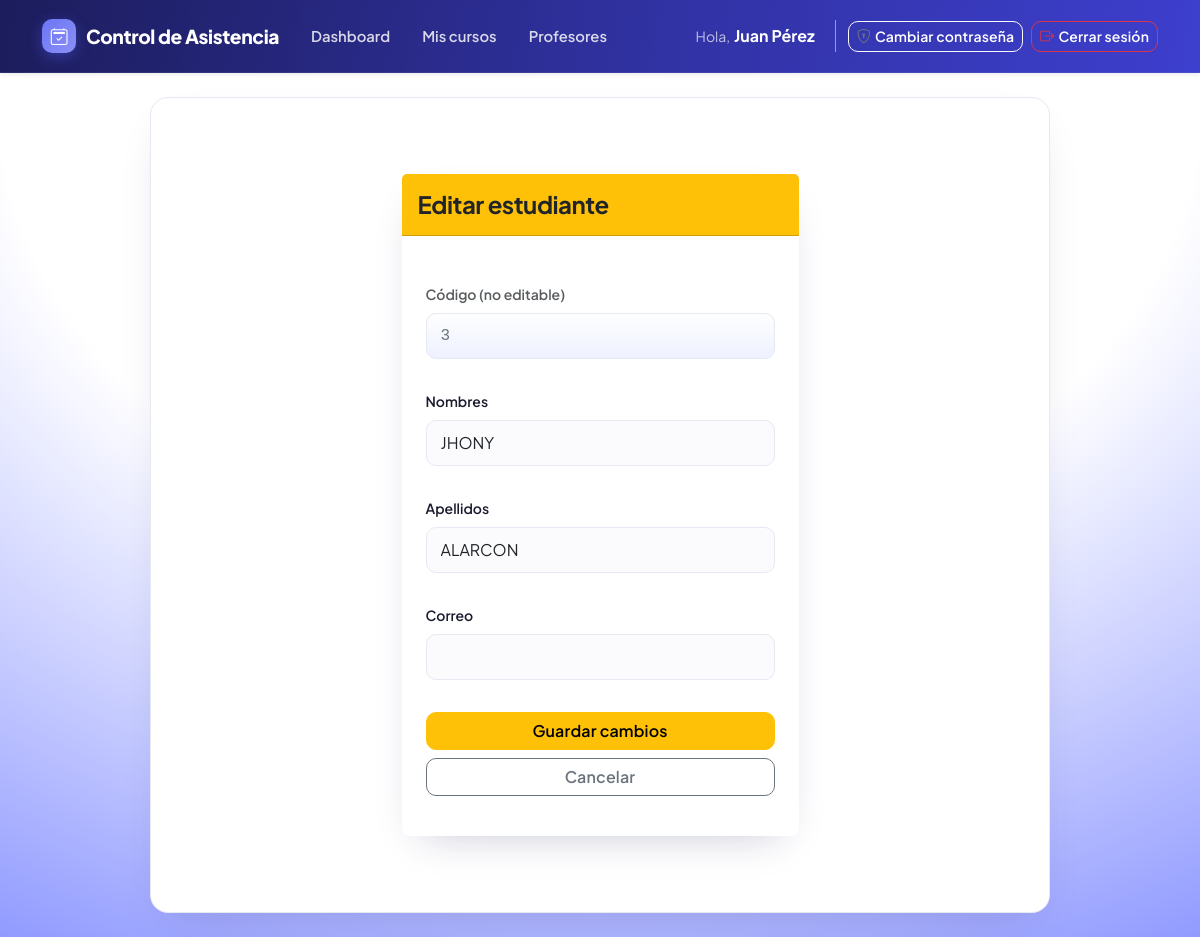
/public/cursos/11/estudiantes/editar/26 (signed in), run on the app's committed database.
### tables this page shows
CREATE TABLE `estudiantes` (
  `id` int(11) NOT NULL,
  `codigo_estudiante` varchar(20) NOT NULL,
  `nombres` varchar(100) NOT NULL,
  `apellidos` varchar(100) NOT NULL,
  `correo` varchar(150) DEFAULT NULL,
  `estado` enum('activo','inactivo') NOT NULL DEFAULT 'activo',
  `fecha_creacion` timestamp NOT NULL DEFAULT current_timestamp(),
  `fecha_actualizacion` timestamp NOT NULL DEFAULT current_timestamp() ON UPDATE current_timestamp()
);

### app/controllers/EstudianteController.php (called while the page is built, shortened)
<?php
class EstudianteController
{
    private function verificarCursoDelProfesor(int $cursoId): array
    {
        $curso = Curso::obtenerPorId($cursoId, Auth::profesorActualId());
        return $curso;
    }
    public function mostrarEditar(int $cursoId, int $estudianteId): void
    {
        $curso = $this->verificarCursoDelProfesor($cursoId);
        $estudiante = Estudiante::obtenerPorId($estudianteId);
        require BASE_PATH . '/app/views/estudiantes/editar.php';
    }
}

### public/index.php (called while the page is built, shortened)
<?php
require BASE_PATH . '/app/core/Router.php';
$router = new Router();
$router->get('/login', 'AuthController', 'mostrarLogin');
$router->post('/login', 'AuthController', 'procesarLogin');
$router->get('/logout', 'AuthController', 'logout');
$router->get('/', 'DashboardController', 'index');
$router->get('/profesores', 'ProfesorController', 'index');
$router->get('/profesores/crear', 'ProfesorController', 'mostrarCrear');
$router->post('/profesores/crear', 'ProfesorController', 'crear');
$router->get('/perfil/password', 'PerfilController', 'mostrarCambiarPassword');
$router->post('/perfil/password', 'PerfilController', 'cambiarPassword');
$router->get('/cursos', 'CursoController', 'index');
$router->get('/cursos/crear', 'CursoController', 'mostrarCrear');
$router->post('/cursos/crear', 'CursoController', 'crear');
$router->get('/cursos/editar/{id}', 'CursoController', 'mostrarEditar');
$router->post('/cursos/editar/{id}', 'CursoController', 'editar');
$router->post('/cursos/eliminar/{id}', 'CursoController', 'eliminar');
$router->get('/cursos/detalle/{id}', 'CursoController', 'detalle');
$router->post('/cursos/{id}/estudiantes/agregar', 'EstudianteController', 'agregar');
$router->post('/cursos/{id}/estudiantes/eliminar/{estudiante_id}', 'EstudianteController', 'eliminar');
$router->get('/cursos/{id}/estudiantes/editar/{estudiante_id}', 'EstudianteController', 'mostrarEditar');
$router->post('/cursos/{id}/estudiantes/editar/{estudiante_id}', 'EstudianteController', 'editar');
$router->get('/cursos/{id}/sesiones/crear', 'SesionController', 'mostrarCrear');
$router->post('/cursos/{id}/sesiones/crear', 'SesionController', 'crear');
$router->get('/cursos/{id}/sesiones/{sesion_id}', 'SesionController', 'detalle');
$router->get('/asistencia/{token}', 'AsistenciaController', 'mostrarFormulario');
$router->post('/asistencia/{token}', 'AsistenciaController', 'registrar');
$carpetaBase = rtrim(str_replace('\\', '/', dirname($_SERVER['SCRIPT_NAME'])), '/');
$uri = parse_url($_SERVER['REQUEST_URI'], PHP_URL_PATH);
if ($carpetaBase !== '' && strpos($uri, $carpetaBase) === 0) {
    $uri = substr($uri, strlen($carpetaBase));
}
$uri = preg_replace('#/index\.php$#', '', $uri);
$uri = rtrim($uri, '/');
$router->despachar($uri, $_SERVER['REQUEST_METHOD']);

### app/models/Curso.php (called while the page is built, shortened)
<?php
class Curso
{
    public static function obtenerPorId(int $id, int $profesorId): ?array
    {
        $pdo = Database::obtenerConexion();
        $stmt = $pdo->prepare('SELECT * FROM cursos WHERE id = ? AND profesor_id = ?');
        $stmt->execute([$id, $profesorId]);
        $resultado = $stmt->fetch();
        return $resultado ?: null;
    }
}

### app/models/Estudiante.php (called while the page is built, shortened)
<?php
class Estudiante
{
    public static function obtenerPorId(int $id): ?array
    {
        $pdo = Database::obtenerConexion();
        $stmt = $pdo->prepare('SELECT * FROM estudiantes WHERE id = ?');
        $stmt->execute([$id]);
        $resultado = $stmt->fetch(PDO::FETCH_ASSOC);
        return $resultado ?: null;
    }
}

### app/views/estudiantes/editar.php (the view)
<?php require BASE_PATH . '/app/views/layouts/header.php'; ?>
<div class="container my-5">
    <div class="row justify-content-center">
        <div class="col-md-8 col-lg-6">
            <div class="card shadow border-0 rounded-3">
                <div class="card-header bg-warning text-dark py-3">
                    <h1 class="h4 mb-0 fw-bold">Editar estudiante</h1>
                </div>
                <div class="card-body p-4">
                    <form method="POST" action="<?= BASE_URL ?>/cursos/<?= $curso['id'] ?>/estudiantes/editar/<?= $estudiante['id'] ?>">
                        <div class="mb-3">
                            <label class="form-label fw-semibold text-muted small">Código (no editable)</label>
                            <input type="text" value="<?= htmlspecialchars($estudiante['codigo_estudiante']) ?>" class="form-control bg-surface font-monospace text-secondary" disabled>
                        </div>
                        <div class="mb-3">
                            <label class="form-label fw-semibold small">Nombres</label>
                            <input type="text" name="nombres" value="<?= htmlspecialchars($estudiante['nombres']) ?>" class="form-control" required>
                        </div>
                        <div class="mb-3">
                            <label class="form-label fw-semibold small">Apellidos</label>
                            <input type="text" name="apellidos" value="<?= htmlspecialchars($estudiante['apellidos']) ?>" class="form-control" required>
                        </div>
                        <div class="mb-4">
                            <label class="form-label fw-semibold small">Correo</label>
                            <input type="email" name="correo" value="<?= htmlspecialchars($estudiante['correo'] ?? '') ?>" class="form-control">
                        </div>
                        <div class="d-grid gap-2">
                            <button type="submit" class="btn btn-warning fw-semibold">Guardar cambios</button>
                            <a href="<?= BASE_URL ?>/cursos/detalle/<?= $curso['id'] ?>" class="btn btn-outline-secondary">Cancelar</a>
                        </div>
                    </form>
                </div>
            </div>
        </div>
    </div>
</div>
<?php require BASE_PATH . '/app/views/layouts/footer.php'; ?>

### app/core/Router.php (shortened to what this page needs)
<?php
class Router
{
    private array $rutas = [];
    private function agregar(string $verbo, string $ruta, string $controller, string $metodo): void
    {
        $patron = preg_replace('#\{[a-zA-Z_]+\}#', '([^/]+)', $ruta);
        $patron = '#^' . $patron . '$#';
        $this->rutas[] = [
            'verbo'      => $verbo,
            'patron'     => $patron,
            'controller' => $controller,
            'metodo'     => $metodo,
        ];
    }
    public function despachar(string $uriActual, string $verboActual): void
    {
        foreach ($this->rutas as $ruta) {
            if ($ruta['verbo'] !== $verboActual) {
                continue;
            }
            if (preg_match($ruta['patron'], $uriActual, $coincidencias)) {
                array_shift($coincidencias);
                $controller = new $controllerClase();
                call_user_func_array([$controller, $ruta['metodo']], $coincidencias);
                return;
            }
        }
    }
}

### public/assets/css/estilos.css (style rules this page uses)
:root { --brand-50: #eef1ff; --brand-100: #e0e4ff; --brand-400: #6c76f5; --brand-500: #4f56e6; --brand-600: #3d3fce; --brand-700: #3132a3; --brand-900: #1c1d5c; --ink: #1a1c2e; --ink-soft: #5a5f7a; --surface: #f6f7fb; --surface-soft: #eef1ff; --line: #e6e8f2; --bg-start: #ffffff; --bg-middle: #eef1ff; --bg-end: #6371ff; --radius: 0.75rem; --radius-lg: 1rem; --radius-sm: 0.5rem; }
.bg-surface { background: linear-gradient(180deg, rgba(255, 255, 255, 0.95), var(--surface-soft)); }
* { box-sizing: border-box; }
html { scroll-behavior: smooth; }
body { font-family: 'Plus Jakarta Sans', system-ui, -apple-system, sans-serif; margin: 0; color: var(--ink); -webkit-font-smoothing: antialiased; min-height: 100vh; background-color: var(--surface); background-image: radial-gradient(125% 125% at 50% 10%, var(--bg-start) 40%, var(--bg-end) 100%); background-attachment: fixed; background-size: cover; }
h1, h2, h3, h4, h5, h6 { font-weight: 700; letter-spacing: -0.02em; color: var(--ink); }
.card { border-radius: var(--bs-border-radius-lg) !important; border: 1px solid var(--line); box-shadow: 0 12px 32px -18px rgba(28, 29, 92, 0.22); background-color: #fff; }
.card.shadow, .card.shadow-sm { box-shadow: 0 16px 40px -20px rgba(28, 29, 92, 0.28) !important; }
.btn { font-weight: 600; border-radius: 10px; letter-spacing: 0.01em; transition: transform 0.15s ease, box-shadow 0.15s ease, background-color 0.15s ease; }
label { font-weight: 600; margin-top: 8px; color: var(--ink); }
input, textarea, select { padding: 8px; border: 1px solid var(--line); border-radius: 8px; font-size: 14px; font-family: inherit; }
.form-control, .form-select { border-radius: 10px; border: 1.5px solid var(--line); padding: 10px 14px; background-color: #fbfbfd; }
form:not([class*="row"]) { display: flex; flex-direction: column; gap: 8px; max-width: 420px; margin: 16px 0; }
code, .font-monospace { font-family: 'JetBrains Mono', monospace; }
.card { animation: fadeInUp 0.35s ease both; }

### data on the page
estudiantes: codigo_estudiante "3", nombres "JHONY", apellidos "ALARCON"
